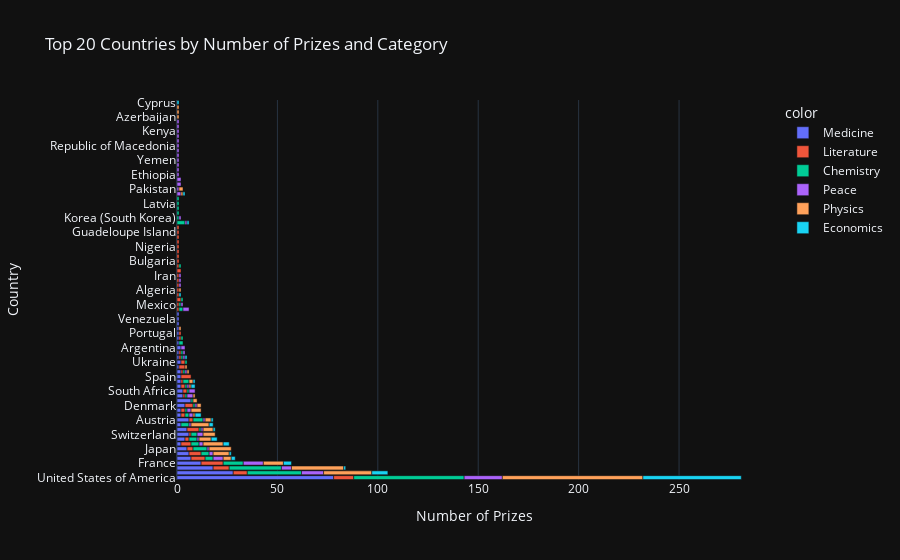

Write notebook code for a chart like this one.
### Code cell
cat_cntry_bar = px.bar(x=df_countries_categories.year,
                       y=df_countries_categories.birth_country_current,
                       color=df_countries_categories.category,
                       orientation='h',
                       title='Top 20 Countries by Number of Prizes and Category')
 
cat_cntry_bar.update_layout(xaxis_title='Number of Prizes', 
                            yaxis_title='Country')
cat_cntry_bar.show()

### Figure 1 — Plotly figure (JSON) as saved in the notebook; plotly's stock layout.template omitted (floating-point values rounded to 4 significant figures)
{"data": [{"alignmentgroup": "True", "hovertemplate": "color=Medicine<br>x=%{x}<br>y=%{y}<extra></extra>", "legendgroup": "Medicine", "marker": {"color": "#636efa", "pattern": {"shape": ""}}, "name": "Medicine", "offsetgroup": "Medicine", "orientation": "h", "showlegend": true, "textposition": "auto", "x": [78, 28, 18, 12, 7, 6, 5, 2, 4, 6, 5, 2, 6, 2, 2, 4, 7, 3, 3, 2, 2, 2, 2, 1, 2, 1, 1, 2, 1, 1, 1, 1, 1, 1, 1], "xaxis": "x", "y": ["United States of America", "United Kingdom", "Germany", "France", "Sweden", "Poland", "Japan", "Russia", "Canada", "Switzerland", "Italy", "Netherlands", "Austria", "Norway", "China", "Denmark", "Australia", "Belgium", "South Africa", "India", "Hungary", "Spain", "Czech Republic", "Ireland", "Ukraine", "Finland", "Romania", "Argentina", "New Zealand", "Lithuania", "Portugal", "Luxembourg", "Brazil", "Venezuela", "Indonesia"], "yaxis": "y", "type": "bar"}, {"alignmentgroup": "True", "hovertemplate": "color=Literature<br>x=%{x}<br>y=%{y}<extra></extra>", "legendgroup": "Literature", "marker": {"color": "#EF553B", "pattern": {"shape": ""}}, "name": "Literature", "offsetgroup": "Literature", "orientation": "h", "showlegend": true, "textposition": "auto", "x": [10, 7, 8, 11, 7, 6, 3, 5, 2, 1, 6, 2, 2, 2, 4, 2, 1, 1, 2, 5, 1, 1, 3, 1, 2, 1, 1, 1, 2, 1, 1, 1, 1, 1, 2, 1, 1, 1, 1, 1, 1, 1, 1, 1, 1], "xaxis": "x", "y": ["United States of America", "United Kingdom", "Germany", "France", "Sweden", "Poland", "Japan", "Russia", "Canada", "Switzerland", "Italy", "Austria", "China", "Norway", "Denmark", "South Africa", "Belgium", "Hungary", "India", "Spain", "Egypt", "Czech Republic", "Ireland", "Finland", "Ukraine", "Romania", "Mexico", "Lithuania", "Turkey", "Saint Lucia", "Algeria", "Guatemala", "Colombia", "Iran", "Chile", "Bosnia and Herzegovina", "Portugal", "Bulgaria", "Greece", "Peru", "Nigeria", "Madagascar", "Iceland", "Guadeloupe Island", "Trinidad"], "yaxis": "y", "type": "bar"}, {"alignmentgroup": "True", "hovertemplate": "color=Chemistry<br>x=%{x}<br>y=%{y}<extra></extra>", "legendgroup": "Chemistry", "marker": {"color": "#00cc96", "pattern": {"shape": ""}}, "name": "Chemistry", "offsetgroup": "Chemistry", "orientation": "h", "showlegend": true, "textposition": "auto", "x": [55, 27, 26, 10, 4, 4, 7, 4, 4, 3, 1, 4, 5, 2, 1, 1, 1, 1, 1, 1, 3, 2, 1, 4, 1, 1, 1, 1, 1, 2, 1, 1, 1, 1, 1, 1, 1], "xaxis": "x", "y": ["United States of America", "United Kingdom", "Germany", "France", "Sweden", "Poland", "Japan", "Russia", "Canada", "Switzerland", "Italy", "Netherlands", "Austria", "Norway", "China", "Denmark", "Australia", "Belgium", "South Africa", "India", "Hungary", "Egypt", "Czech Republic", "Israel", "Finland", "Ukraine", "Romania", "Lithuania", "Mexico", "New Zealand", "Turkey", "Korea (South Korea)", "Bosnia and Herzegovina", "Croatia", "Slovenia", "Latvia", "Taiwan"], "yaxis": "y", "type": "bar"}, {"alignmentgroup": "True", "hovertemplate": "color=Peace<br>x=%{x}<br>y=%{y}<extra></extra>", "legendgroup": "Peace", "marker": {"color": "#ab63fa", "pattern": {"shape": ""}}, "name": "Peace", "offsetgroup": "Peace", "orientation": "h", "showlegend": true, "textposition": "auto", "x": [19, 11, 5, 10, 5, 2, 1, 2, 1, 1, 3, 1, 1, 2, 1, 2, 3, 3, 1, 3, 1, 1, 1, 2, 1, 2, 1, 1, 2, 1, 1, 1, 1, 2, 1, 1, 1, 1, 1, 1, 1, 1, 1, 1, 1, 1], "xaxis": "x", "y": ["United States of America", "United Kingdom", "Germany", "France", "Sweden", "Poland", "Japan", "Russia", "Canada", "Italy", "Switzerland", "Austria", "Netherlands", "Norway", "Denmark", "China", "South Africa", "Belgium", "India", "Egypt", "Israel", "Czech Republic", "Finland", "Argentina", "Romania", "Belarus", "Mexico", "Pakistan", "Liberia", "Guatemala", "Colombia", "Iran", "Korea (South Korea)", "East Timor", "Ethiopia", "Bangladesh", "Vietnam", "Yemen", "Costa Rica", "Democratic Republic of the Congo", "Republic of Macedonia", "Ghana", "Myanmar", "Kenya", "Iraq", "Zimbabwe"], "yaxis": "y", "type": "bar"}, {"alignmentgroup": "True", "hovertemplate": "color=Physics<br>x=%{x}<br>y=%{y}<extra></extra>", "legendgroup": "Physics", "marker": {"color": "#FFA15A", "pattern": {"shape": ""}}, "name": "Physics", "offsetgroup": "Physics", "orientation": "h", "showlegend": true, "textposition": "auto", "x": [70, 24, 26, 10, 4, 8, 11, 10, 6, 6, 5, 3, 9, 2, 1, 5, 2, 1, 2, 1, 1, 1, 1, 2, 1, 1, 1, 1, 1], "xaxis": "x", "y": ["United States of America", "United Kingdom", "Germany", "France", "Sweden", "Poland", "Japan", "Russia", "Canada", "Switzerland", "Italy", "Austria", "Netherlands", "Denmark", "Norway", "China", "Australia", "Belgium", "Hungary", "India", "Czech Republic", "Ireland", "Belarus", "Pakistan", "Algeria", "Luxembourg", "Azerbaijan", "Morocco", "Slovakia"], "yaxis": "y", "type": "bar"}, {"alignmentgroup": "True", "hovertemplate": "color=Economics<br>x=%{x}<br>y=%{y}<extra></extra>", "legendgroup": "Economics", "marker": {"color": "#19d3f3", "pattern": {"shape": ""}}, "name": "Economics", "offsetgroup": "Economics", "orientation": "h", "showlegend": true, "textposition": "auto", "x": [49, 8, 1, 4, 2, 1, 3, 3, 1, 2, 1, 3, 1, 2, 1, 1, 1, 1, 1], "xaxis": "x", "y": ["United States of America", "United Kingdom", "Germany", "France", "Sweden", "Poland", "Russia", "Canada", "Italy", "Netherlands", "Austria", "Norway", "Hungary", "India", "Israel", "Finland", "Belarus", "Saint Lucia", "Cyprus"], "yaxis": "y", "type": "bar"}], "layout": {"xaxis": {"anchor": "y", "domain": [0.0, 1.0], "title": {"text": "Number of Prizes"}}, "yaxis": {"anchor": "x", "domain": [0.0, 1.0], "title": {"text": "Country"}}, "legend": {"title": {"text": "color"}, "tracegroupgap": 0}, "title": {"text": "Top 20 Countries by Number of Prizes and Category"}, "barmode": "relative"}}
